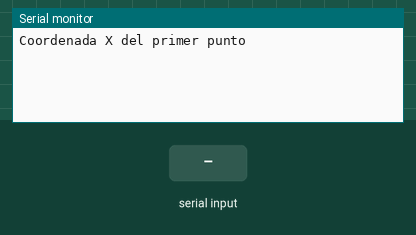
This sketch was run on a simulated Arduino Uno, built with avr-gcc and run on an emulated ATmega328P. On the bench: the last lines printed to the serial monitor. The inputs (shaded band) are chosen by the test bench.

Above: at 1.2 s.
1.3 s: "90,45,200\n" received over Serial
At 2.1 s:
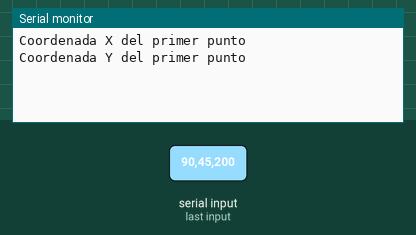
3.0 s: "30,150,10\n" received over Serial
At 3.7 s:
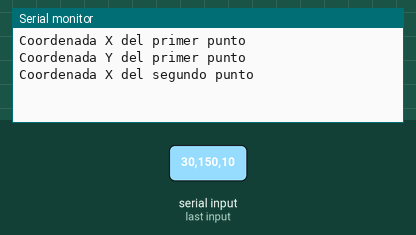
4.6 s: "90,45\n" received over Serial
At 5.3 s:
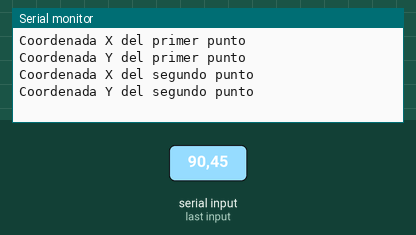
6.2 s: "30,150\n" received over Serial
At 7.0 s:
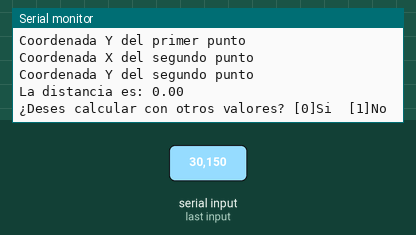
7.9 s: "1\n" received over Serial
At 8.5 s:
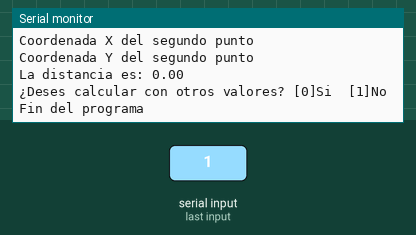

Measured:
- after the input at 1.3 s, the serial monitor: prints a new line after 0.21 s (image 1)
- after the input at 3.0 s, the serial monitor: prints a new line after 0.12 s (image 2)
- after the input at 4.6 s, the serial monitor: prints a new line after 0.13 s (image 3)
- after the input at 6.2 s, the serial monitor: prints a new line after 0.14 s (image 4)
- after the input at 7.9 s, the serial monitor: prints a new line after 0.05 s (image 5)

The sketch:

E_02_DistanciaDosPuntos.ino
```cpp
void setup() {
  // put your setup code here, to run once:
  Serial.begin(9600);
  Serial.setTimeout(10);

}
int estado = 0;
float x1;
float y1;
float x2;
float y2;
void loop() {
  // put your main code here, to run repeatedly:
  if (estado == 0){
    Serial.println("Coordenada X del primer punto");
    estado = estado + 1;
  }
  else if (estado == 1){
    if (Serial.available() > 0){
      float v = Serial.readString().toFloat();
      x1 = v;
      estado++;
    }
  }
  else if (estado == 2){
    Serial.println("Coordenada Y del primer punto");
    estado++;
  }
  else if (estado == 3){
    if (Serial.available() > 0){
      float v = Serial.readString().toFloat();
      y1 = v;
      estado++;
    }
  }
  else if (estado == 4){
    Serial.println("Coordenada X del segundo punto");
    estado++;
  }
  else if (estado == 5){
    if (Serial.available() > 0){
      float v = Serial.readString().toFloat();
      x2 = v;
      estado++;
    }
  }
  else if (estado == 6){
    Serial.println("Coordenada Y del segundo punto");
    estado++;
  }
  else if (estado == 7){
    if (Serial.available() > 0){
      float v = Serial.readString().toFloat();
      y2 = v;
      estado++;
    }
  }
  else if (estado == 8){
    float distancia = sqrt(sq(x2 - x1) + sq(y2 - y1));
    Serial.println("La distancia es: " + String(distancia));
    estado++;
  }
  else if (estado == 9){
    Serial.println("¿Deses calcular con otros valores? [0]Si  [1]No");
    estado++;
  }
  else if (estado == 10){
    if (Serial.available() > 0){
      int v = Serial.readString().toInt();
      if (v == 0){
        estado = 0;
      } else if (v==1){
        Serial.println("Fin del programa");
      }
    }
  }
  delay(100);
}
```
